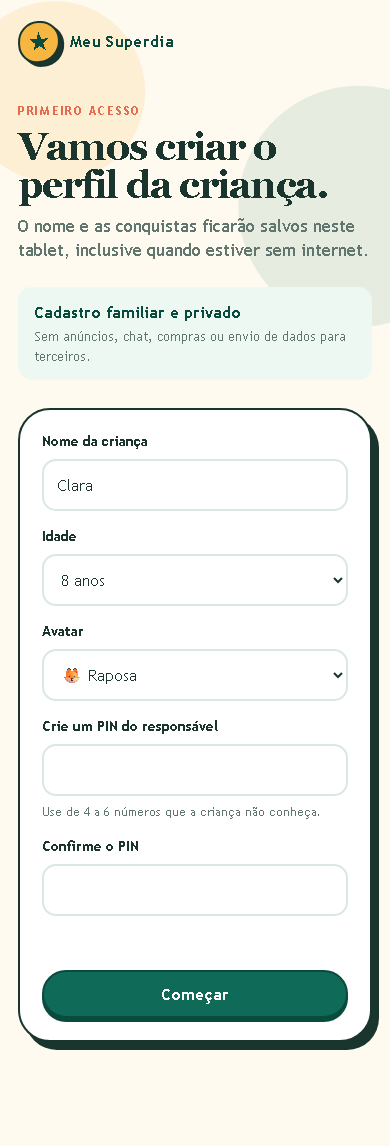
#> input picture screenshots/01-cadastro-mobile.png, 390 x 1146 px
$ python make_contact_sheet.py
#> lines starting #> are read from the running program, lines starting #| are printed output that depends on the picture
from pathlib import Path
from PIL import Image, ImageDraw, ImageFont

root = Path(__file__).resolve().parents[1]
source = root / "screenshots"
files = [
    source / "01-cadastro-mobile.png",
    source / "02-tarefas-mobile.png",
    source / "03-jogos-mobile.png",
    source / "04-caca-estrelas-mobile.png",
    source / "05-memoria-mobile.png",
    source / "06-padroes-mobile.png",
    source / "07-recompensas-mobile.png",
    source / "08-painel-responsavel-mobile.png",
    source / "09-nova-tarefa-mobile.png",
    source / "10-jogos-tablet.png",
    source / "11-padroes-tablet.png",
]
thumbs = []
for file in files:
    image = Image.open(file).convert("RGB")
#> image is the input picture: PIL image 390x1146 RGB; mean R, G, B 231.4, 234.9, 228.4
    image.thumbnail((360, 700), Image.Resampling.LANCZOS)
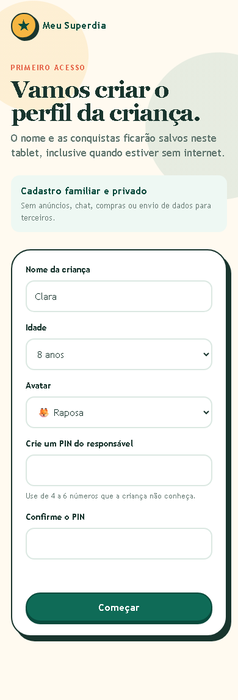
#> image: PIL image 238x700 RGB; mean R, G, B 230.9, 234.5, 228.1
    thumbs.append((file.name, image.copy()))
#> pass 2 of the loop `for file in files:`:
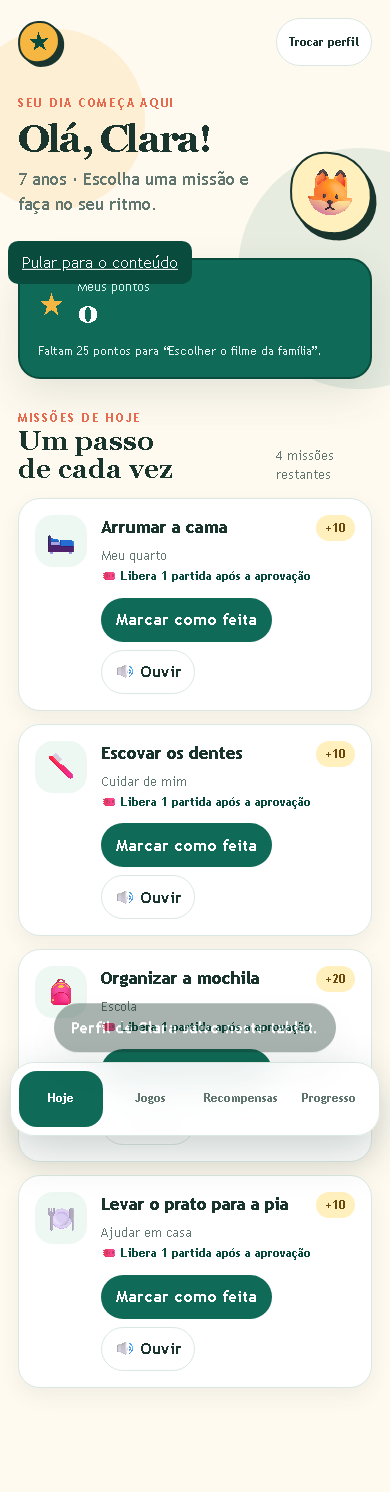
#> input picture screenshots/02-tarefas-mobile.png, 390 x 1492 px
#> image is the input picture: PIL image 390x1492 RGB; mean R, G, B 215.4, 224.7, 216.8
#> `image.thumbnail((360, 700), Image.Resampling.LANCZOS)`:
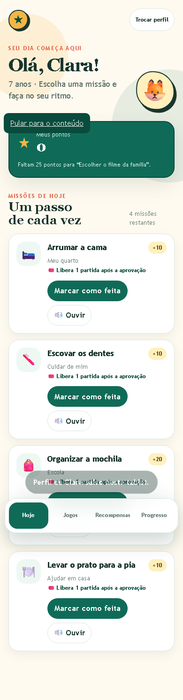
#> image: PIL image 183x700 RGB; mean R, G, B 215, 224.5, 216.6
#> pass 3 of the loop `for file in files:`:
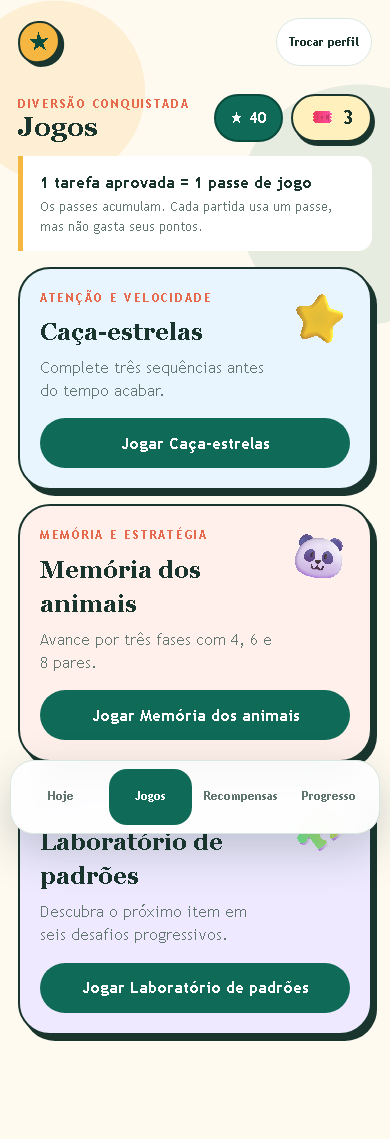
#> input picture screenshots/03-jogos-mobile.png, 390 x 1139 px
#> image is the input picture: PIL image 390x1139 RGB; mean R, G, B 209.3, 217.4, 213.2
#> `image.thumbnail((360, 700), Image.Resampling.LANCZOS)`:
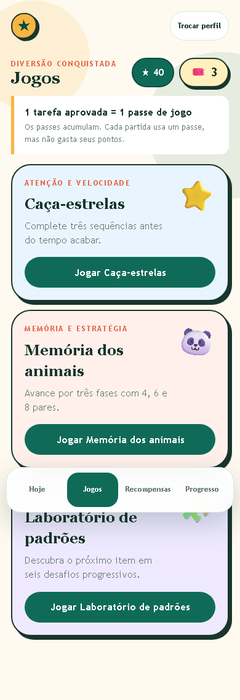
#> image: PIL image 240x700 RGB; mean R, G, B 209, 217.2, 212.8
#> (the run stopped early here; a loop or call above may not have finished)
